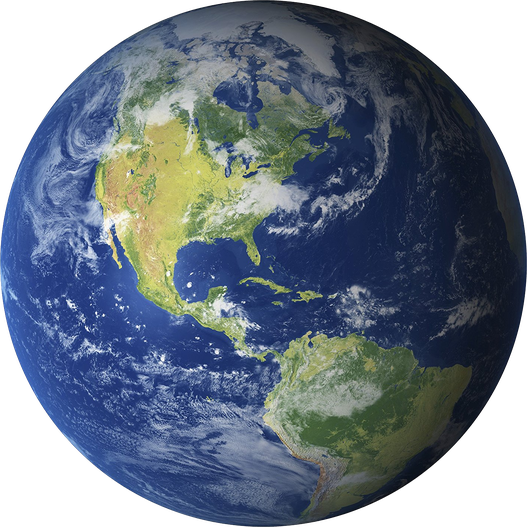
#> input picture Assignment3/earth.png, 527 x 527 px, shrunk from 1418 x 1418 before the run
$ jupyter execute --allow-errors ass3.ipynb
#> lines starting #> are read from the running program, lines starting #| are printed output that depends on the picture
## Assignment 3: Clustering Models

In this assignment, you will implement the K-means method and apply it to image compression. Then you will use the Gaussian Mixture Models from the scikit-learn library and select the number of clusters K using the Akaike Information Criterion (AIC) and the Bayesian Information Criterion (BIC).

#### Part 1) Implement the K-means algorithm

[cell 1]
import numpy as np
import pandas as pd
import random
import math
from collections import Counter
import sklearn.metrics as metrics

'''
Process of K-means:
    1. Select the desired amount of clusters, K.
    2. Randomly select K distinct data points; these are the initial clusters.
    3. Measure the distance between the first data point and all the K initial clusters. For 2D, euclidian distance.
    4. Assign the first point to its nearest cluster. Do the same thing for all the remaining points.
    5. Calculate the mean of each cluster.
    6. Then we repeat the process, but this time with the mean values as the clusters (cluster points).
    The result of the clusters produced by this method is measured by the variation within the clusters.
    The model cannot "see" the clusters, it can only determine weather the clusters are good or not with
    measuring the variation within and then sum the variation.
    Since the initial points are chosen at random, it is good practice to repeat the above method
    multiple times, with different randomised initial point, and for each result
    measure the variation within each cluster and determine which one produced the best clusters
    by comparing them with each other.

    Pick K by finding the "elbow" in an "eblow-plot". The "elbow-plot" is a plot of the reduction
    in variance per value of K.

'''

# Sample n random distinct points from data x
def sample_random_points(x, n):
    random_points = {}
    random_sample = random.sample(list(x), n)
    for i in range(n):
        random_points.update({i: random_sample[i]})

    return random_points

# Calculates the euclidean distance between two points p and q in 2D space
def euclid_distance(p, q):
    p1, p2, p3, p4 = p
    q1, q2, q3, q4 = q
    distance = math.sqrt((q1-p1)**2 + (q2-p2)**2 + (q3-p3)**2 + (q4-p4)**2)
    return distance

# Calculates the euclidean distance between a point and the given centroids
# Returns the index of the centroids which is closest to the point
def calc_distance_to_centroids(p, centroids):
    closest_centroid_index = -1
    min_distance = float('inf') # Initialised to max float value
    for i in range(len(centroids)):
        distance = euclid_distance(p, centroids[i])
        if distance <= min_distance:
            min_distance = distance
            closest_centroid_index = i
    return closest_centroid_index

def compute_mean_values(x, indices):
    groups = {} # {label: [data points]}
    # For every data point add it to the corresponding centroid index
    for i in range(len(x)):
        if indices[i] not in groups:
            groups.update({indices[i]: [x[i]]})
        else:
            groups[indices[i]].append(x[i])
    # Calculate the mean value for every data point for each index
    mean_values = {}
    for label in groups.keys():
        values = groups[label]
        mean = sum(values) / len(values)
        mean_values.update({label: mean})
    return mean_values

# K-means without any aggregation and scoring (see below for and extended version)
def kmeans(x, K: int):
    # x: input data
    # K: number of centroids
    # centroids: contains the centers of the clusters
    # labels: contains the cluster index for each data point

    tmp_centroids = sample_random_points(x, K)
    not_converged = True
    # Loop until convergence
    while not_converged:
        tmp_labels = []
        print('--------------- New iteration')
        for xn in x:
            cluster_index = calc_distance_to_centroids(xn, list(tmp_centroids.values()))
            tmp_labels.append(cluster_index)
        updated_centroids = compute_mean_values(x, tmp_labels)

        # Check if the centroids have converged
        check = True
        while check:
            for i in range(len(tmp_centroids.values())):
                l = np.array(updated_centroids[i]) == np.array(tmp_centroids[i])
                if not l.all():
                    check = False
                    # No convergence, updated the centroids
                    tmp_centroids = updated_centroids
                else:
                    centroids = tmp_centroids
                    labels = tmp_labels
                    not_converged = False
                    break

    return centroids, labels

[cell 2]
# SSE and Siloutte scores

# Summation of all the distances from each point to its given cluster (centroid)
def sse(x, K, labels, centroids):
    sse_result = [0 for i in range(K)]
    for point, label in zip(x, labels):
        sse_result[label] += np.square(euclid_distance(point, centroids[label]))
    return sse_result

# Computes the distance from a given data point to all other data points
# within the same cluster
def within_cluster_distance(x, labels, cluster, data_point):
    cluster_length = 0
    acc_distance = 0
    a_i = 0

    for point, label in zip(x, labels):
        # Check if every coordinate in the data point is equal to the other,
        # i.e. if it's the same data point
        l = np.array(data_point) == np.array(point)
        if (not l.all()) and label == cluster:
            acc_distance += euclid_distance(data_point, point)
            cluster_length += 1

    a_i = (1 / (cluster_length- 1)) * acc_distance
    return a_i

# Computes the distance from a given data point to all other data points
# outside of its cluster
def between_cluster_distance(x, labels, K, cluster, data_point):
    # Was K-1 before, but the cluster "within" can be in the middle,
    # thus all indices are needed. But in this case one will be null
    other_clusters = [0 for i in range(K)]
    cluster_lengths = [0 for i in range(K)]

    for point, label in zip(x, labels):
        if label != cluster:
            other_clusters[label] += euclid_distance(data_point, point)
            cluster_lengths[label] += 1

    for c_k in range(len(other_clusters)):
        if c_k != cluster:
            other_clusters[c_k] = (1/cluster_lengths[c_k]) * other_clusters[c_k]

    # Return the min, of all clusters except the one of focus, i.e. all the others
    other_clusters.pop(cluster)
    return min(other_clusters)


# A mixture of distance between points within the cluster and distance between points from
# the other clusters, i.e. outside of the given points cluster.
def siloutte_score(x, K, labels):
    score = 0
    for point, label in zip(x, labels):
        a_i = within_cluster_distance(x, labels, label, point)
        b_i = between_cluster_distance(x, labels, K, label, point)
        score += ((b_i - a_i)/np.max([b_i, a_i]))
    return score/float(len(x))

""" def elbow_graph(features, stop, labels, centroids):
    ax, fig = plt.subplot() """

[cell 3]
# Kmean using SSE to evaluate each iteration for the same K and return the on with lowest SSE-score
def kmeans_plus(x, K: int, n_iter: int):
    # x: input data
    # K: number of centroids
    # n_init: the number of initial guesses for the centroids
    # centroids: contains the centers of the clusters
    # labels: contains the cluster index for each data point

#> called with x = array of shape (200, 4), K = 3, n_iter = 5
    all_centroids = []
    all_labels = []
    all_siloutte_scores = []
    for _ in range(n_iter):
        centroids, labels = kmeans(x, K)
        all_centroids.append(centroids)
        all_labels.append(labels)
        all_siloutte_scores.append(siloutte_score(x, K, labels))

    best_score_index = all_siloutte_scores.index(max(all_siloutte_scores))
    return all_centroids[best_score_index], all_labels[best_score_index]

[cell 4]
# Testing the algorithm
from sklearn.datasets import make_blobs
features, true_labels = make_blobs(
    n_samples = 200,
    n_features=4,
    centers = 3,
    cluster_std= 3,
    random_state= 3
)

centroids, labels = kmeans_plus(features, 3, 5)
print('Centroids:', centroids)
trues = 0
falses = 0
for label, true_label in zip(labels, true_labels):
    if label == true_label:
        trues += 1
    else:
        falses += 1
print('Correctly clustered data points:', trues)
print('Incorrectly clustered data points:', falses)

print('SSE: ', sse(features, 3, labels, centroids))
# Seems to checkout
sil_score = siloutte_score(features, 3, labels)
print('Siloutte score:', sil_score)
s_score = metrics.silhouette_score(features, labels)
print(s_score)

* **If you run this algorithm multiple times, do you get the same result every time? If so, why; if not, how do you determine which result is the best one?**

    The result isn't the same, since the algorithm involves randomness.
    The K initial points, centroids for the K clusters, are chosen at random. Thus, each iteration of the algorithm
    could result in different results, and more often than not do.


* **How do you choose what K value to use?**

    A good metric to determine what K value to use is the SSE-score. But one cannot blindly use it, since we want the SSE-score to be low, but not as low as possible, since SSE -> 0 when K = N, meaning that each data point has its own cluster. This defeats the purpose of clustering in the first part. Thus, one want to choose K at the elbow-point of the SSE-score for different values of K. This is essentially the point of maximum curvature, i.e. the largest K where the SSE-score doesn't decrease significantly by further increasing K. This K kan be found by plotting the SSE-score, resulting in a so called elbow-graph. An example of an elbow-graph can be seen later on in the notebook.

    Another helpfull measuring method is the Siloutte score of the K-means algorithm. The siloutte score measures how well each data point has been clustered in relation to the cluster it belongs to and the other clusters. Essentially how well defined each cluster is. For a given data point it outputs a value between -1 and 1. With a high value indicating an assignment to a well defined cluster and a low value to an overlapping or poorly defined cluster. The final score is the sum of all the scores for each individual data point from every cluster.

* **Implement both SSE and the Silhouette score; use them to address these questions.**

    See code cell above.

* **Discuss the similarities and differences between 1) K-means, 2) Gaussian Mixture Models (GMM) and 3) the Gaussian naive Bayes classifier in terms of their assumptions and parameter estimation methods. In particular, write down the implications of each assumption (e.g., x and y are assumed to be independent, and therefore, we have ....).  You can choose to write your answers as Python code, pseudo code or mathematical equations.**

    K-means and GMM are clustering models, while the Gaussian naive Bayes classifier is a classification model.

    In the K-means algorithm the clusters are assume to be of a spherical shape, given this assumption, it doesn't perform well on clusters that take on distinctively different shapes. Another assumption is the number of clusters. One has to decide the K before running the algorithm. However, one can work around this assumption by running several iterations of the algorithm, with different K-values and then determine the best one with SSE and an elbow-graph.
    The parameter estimation in K-means is rather straight forward; it's an iterative method, that updated the centroids until convergence, from the initial centroids that are K points chosen at random.

    In GMM and Gaussian naive Bayes we assume that the data follows a Gaussian (normal) distribution. Also, we assume that the likelihood of observing one sample is independent from all other samples, such that we can multiple the likelihoods with each other. But GMM differs from Gaussian naive Bayes in that it doesn't necessarily assume independence for data from different dimension, where Gaussian naive Bayes does. GMM also assumes the value of K.

    GMM estimates its parameters using the Expectation-Maximization algorithm, which is an iterative method that in essence can be devided in to, expectation: computing the posterior probability of the cluster for each data point, and maximisation: maximise the expected (log) likelihood found on the expectation-step, for each cluster. These steps are repeated until the stopping criteria is met, which either be a check if a chosen objective function have not changing or any of the parameters, from the last iteration.

    The Gaussian naive Bayes estimates the parameters by calculating the mean-value and variance for each class, in order to being able to use the PDF for a Gaussian distribution, for which the model assumes the data is distributed from.

    Takeaways: While K-means is a more simple algorithm than GMM, using only distance based estimation, GMM can be viewed as a more sophisticated version of K-means. GMM uses soft clustering in comparison to K-means, which gives more nuance to the clustering
    If one knows that the data doesn't follow a Gaussian distibution, GMM and Gaussian Naive Bayes isn't a particularily good model, since the assumption is then plain and simply wrong.
    The assumption that the data is independent is a strong one, and more often than not it isn't the case. But even so it can lead to satisfying results and the main point of the assumption is how it makes the models much more simple.


#### Part 2) Apply the K-means algorithm to compress images

[cell 5]
from matplotlib import pyplot as plt
from matplotlib import image as mpimg

def process_images():
    # Reading and scaling
    earth = mpimg.imread('earth.png') #.astype(np.float32) # / 255
    mars = mpimg.imread('mars.png')
    jupiter = mpimg.imread('jupiter.png')

    images = np.array([earth, mars, jupiter], dtype='object')
    # Reshaping the images


    return images

images = process_images()
#> in process_images, earth is the input picture: shape (527, 527, 4) float32; mean R, G, B, A 0.235, 0.28, 0.334, 0.784
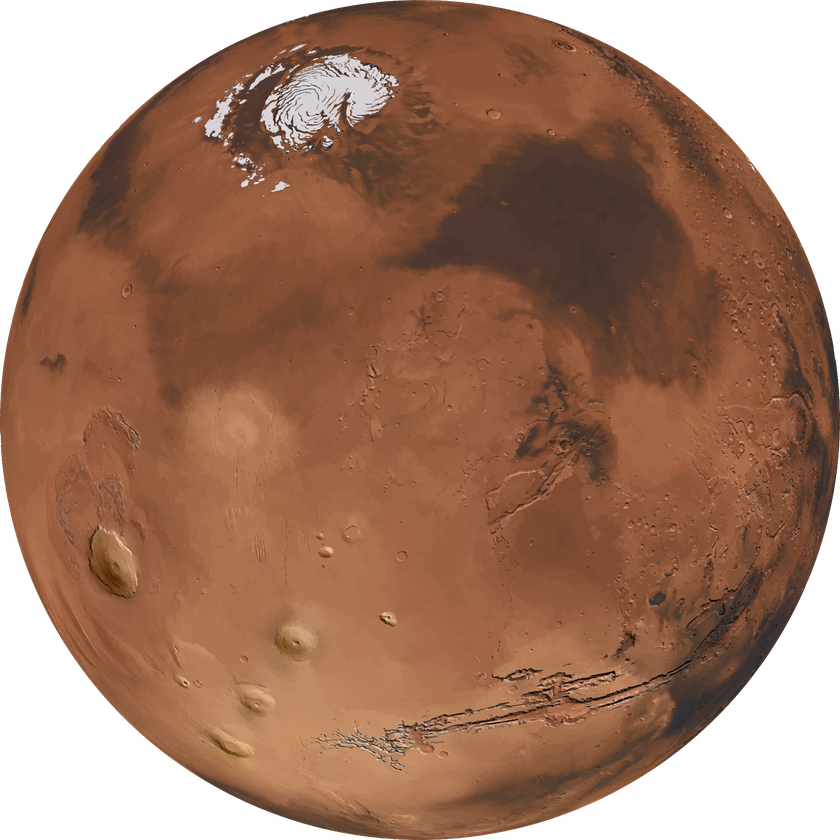
#> input picture Assignment3/mars.png, 840 x 840 px, shrunk from 2260 x 2260 before the run
#> in process_images, mars is the input picture: shape (840, 840, 4) float32; mean R, G, B, A 0.43, 0.279, 0.196, 0.785
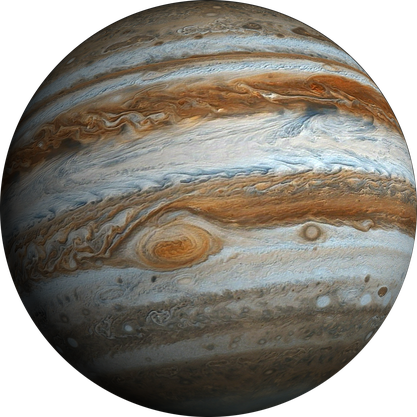
#> input picture Assignment3/jupiter.png, 417 x 417 px, shrunk from 1123 x 1123 before the run
#> in process_images, jupiter is the input picture: shape (417, 417, 4) float32; mean R, G, B, A 0.357, 0.336, 0.301, 0.785
for i in range(len(images)):
    fig, ax = plt.subplots()
    ax.imshow(images[i])
#> this loop made 3 passes

[cell 6]
def compress_images(images, K):
    original_images = images
    compressed_images = []
    processed_images = []
    # Reshaping the images
    for i in range(len(images)):
        images[i] = np.reshape(images[i],
            (images[i].shape[0] * images[i].shape[1], images[i].shape[2]))

    for image in images:
        print(type(image))
        print(image.shape)
        compressed_images.append(kmeans(image, K, 1))

    # Restoring the images to its original shape
    for i in range(len(compressed_images)):
        centroid, labels = compressed_images[i]
        og_image = original_images[i]
        centroid = np.array(centroid)
        recovered = centroid[labels, :]
        processed_images.append(
            np.reshape(
                recovered,
                (
                og_image.shape[0],
                og_image.shape[1],
                og_image.shape[2]
                )),
            )

    return process_images

#> (the rest of this cell did not finish here and is left out)

#> the loop in compress_images, `for i in range(len(images)):` made 3 passes
#> the loop in compress_images, `for image in images:` made 1 pass
#| <class 'numpy.ndarray'>
#| (277729, 4)
#> after the loop in compress_images, `for image in images:`: compressed_images = []


for i in range(len(compressed_images)):
    fig, axes = plt.subplots(len(compressed_images))
    axes[i].imshow(compressed_images[i])

#### Part 3) Use AIC and BIC to choose K for Gaussian Mixture Models

[cell 7]
from sklearn.datasets import load_breast_cancer
from sklearn.mixture import GaussianMixture
data = load_breast_cancer().data
n_components = [i for i in range(1, 20)]
#> n_components = [1, 2, 3, 4, 5, 6, 7, 8, 9, 10, 11, 12, 13, 14, 15, 16, 17, 18, 19]
gmm = GaussianMixture(n_components=3)
models = [GaussianMixture(n_components=n).fit(data) for n in n_components]
#> models = 19 items
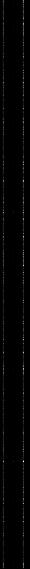
#> data: shape (569, 30) float64; min 0, max 4254, mean 61.9; drawn with min black and max white


# Akakie information criterion for the given model and data
def aic(model, data):
    log_likelihood = model.score(data) * data.shape[0]
    n_parameters = model._n_parameters()
    score = -2 * log_likelihood + 2 * n_parameters
    return score

# Bayesian information criterion for the given model and data
def bic(model, data):
    log_likelihood = model.score(data) * data.shape[0]
    n_parameters = model._n_parameters()
    score = -2 * log_likelihood + np.log(data.shape[0]) * n_parameters
    return score

[cell 8]
# Plotting the results
fig, ax = plt.subplots()
ax.plot(n_components, [aic(model, data) for model in models], label='AIC')
#> in aic, `log_likelihood = model.score(data) * data.shape[0]`: log_likelihood = 18373.4
#> in aic, `score = -2 * log_likelihood + 2 * n_parameters`: score = -35756.7
ax.plot(n_components, [bic(model, data) for model in models], label='BIC')
#> in bic, `log_likelihood = model.score(data) * data.shape[0]`: log_likelihood = 18373.4
#> in bic, `score = -2 * log_likelihood + np.log(data.shape[0]) * n_parameters`: score = -33606.5
ax.legend(loc='best')
ax.set_xlabel('number of components')
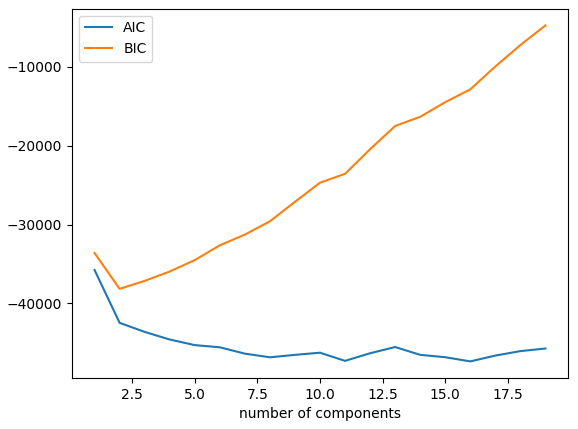
#> figure drawn by matplotlib, 1 panel; curve peaks at x = 1, y = -35756.7; curve peaks at x = 19, y = -4774.1

**Discussion**
We want to find the K that balances that as the lowest "error", while simultaineously staying true to Occam's razor, i.e a preferance for as simple models as possible.
This is exactly what AIC and BIC measures, but following the same principle as described before, with k-means and choosing K, we don't want the K (or number of mixture components) to be unreasonably high, since it defeats the purpose of clustering when K is too high. So, we want to find the balance point between the lowest error and simplest model.
As show by the plot, we can see that this point is at K = 2.
The GMM prediction at K = 2 can is shown at the plot below.

[cell 9]
gmm = GaussianMixture(n_components=2)
gmm.fit(data)
labels = gmm.predict(data)
#> labels = 569 values, max 1 at index 13, min 0 at index 0, mean 0.638
print(data.shape)
#| (569, 30)
fig, axes = plt.subplots(2, figsize=(8,8))
axes[0].scatter(data[:, 0], data[:, 1])
axes[0].set_title('Non clustered data')
axes[1].scatter(data[:, 0], data[:, 1], c=labels, cmap='Spectral')
axes[1].set_title('Clustered data using GMM with K = 2')
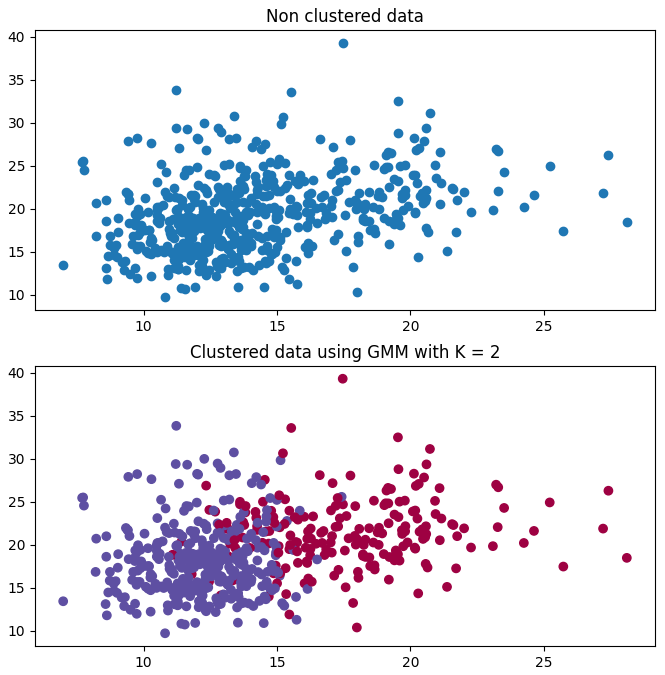
#> figure drawn by matplotlib, 2 panels
